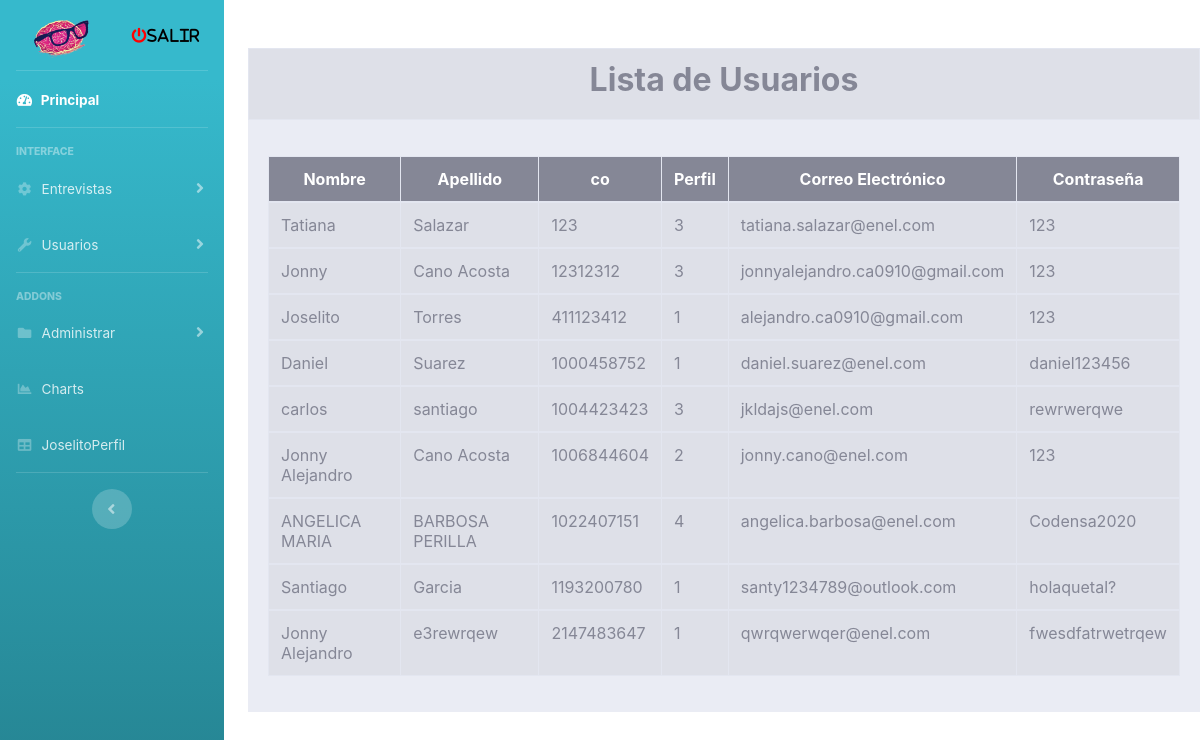
The app's page /View/consultar.php (signed in) with its own data.
### tables this page shows
CREATE TABLE `usuario` (
  `nombre` varchar(20) NOT NULL,
  `apellidos` varchar(20) NOT NULL,
  `co` int(15) NOT NULL,
  `Perfil` int(2) NOT NULL,
  `correo_electronico` varchar(40) NOT NULL,
  `contraseña` varchar(20) NOT NULL,
  `EGeneradas` bigint(30) DEFAULT 0
);

### View/consultar.php (the view, shortened to what this page needs)
<?php include "../config.php";
if (isset($_SESSION["rol"])) {
    switch ($_SESSION['rol']) {
        case 1:
            include "../template/sidebar.php";
            break;
    }
}
?>
<!DOCTYPE html>
<html xmlns="http://www.w3.org/1999/xhtml">
<?php include FOLDER_TEMPLATE . "head.php"; ?>
<body>
    <div class="container col-md-10 mx-auto my-5">
        <div class="bg-gray-200 page-wrapper">
            <table class="table table-striped table-bordered table-hover" width="42%" border="0" align="center">
                <tr>
                    <td colspan="2" align="center">
                        <h2><b> Lista de Usuarios</b></h2>
                    </td>
                </tr>
            </table>
            <div class="card-body ">
                <div class="table-responsive  ">
                    <table class="table table-bordered table table-striped table-bordered table-hover mb-12" width="100%" cellspacing="10">
                        <thead>
                            <tr align="center" class="bg-secondary text-white">
                                <th>Nombre </th>
                                <th>Apellido</th>
                                <th>co</th>
                                <th>Perfil</th>
                                <th>Correo Electrónico</th>
                                <th>Contraseña</th>
                            </tr>
                        </thead>
                        <?php
                        require_once "../Model/conexioon.php";
                        $sql = "SELECT * FROM usuario";
                        $rta = $objCnx->query($sql);
                        while ($datos = $rta->fetch_array()) {
                        ?>
                            <tbody>
                                <tr>
                                    <td><?php echo $datos['nombre'] ?></td>
                                    <td><?php echo $datos['apellidos'] ?></td>
                                    <td><?php echo $datos['co'] ?></td>
                                    <td><?php echo $datos['Perfil'] ?></td>
                                    <td><?php echo $datos['correo_electronico'] ?></td>
                                    <td><?php echo $datos['contraseña'] ?></td>
                                </tr>
                            <?php
                        }
                            ?>
                            </tbody>
                    </table>
                </div>
            </div>
        </div>
    </div>
</body>
</html>

### records on screen
usuario: nombre "Tatiana", apellidos "Salazar", co "123", Perfil "3", correo_electronico "tatiana.salazar@enel.com", contraseña "123"
usuario: nombre "Jonny", apellidos "Cano Acosta", co "12312312", Perfil "3", correo_electronico "jonnyalejandro.ca0910@gmail.com", contraseña "123"
usuario: nombre "Joselito", apellidos "Torres", co "411123412", Perfil "1", correo_electronico "alejandro.ca0910@gmail.com", contraseña "123"
usuario: nombre "Daniel", apellidos "Suarez", co "1000458752", Perfil "1", correo_electronico "daniel.suarez@enel.com", contraseña "daniel123456"
usuario: nombre "carlos", apellidos "santiago", co "1004423423", Perfil "3", correo_electronico "jkldajs@enel.com", contraseña "rewrwerqwe"
usuario: nombre "Jonny Alejandro", apellidos "Cano Acosta", co "1006844604", Perfil "2", correo_electronico "jonny.cano@enel.com", contraseña "123"
usuario: nombre "ANGELICA MARIA", apellidos "BARBOSA PERILLA", co "1022407151", Perfil "4", correo_electronico "angelica.barbosa@enel.com", contraseña "Codensa2020"
usuario: nombre "Santiago", apellidos "Garcia", co "1193200780", Perfil "1", correo_electronico "santy1234789@outlook.com", contraseña "holaquetal?"
usuario: nombre "Jonny Alejandro", apellidos "e3rewrqew", co "2147483647", Perfil "1", correo_electronico "qwrqwerwqer@enel.com", contraseña "fwesdfatrwetrqew"

### other values on screen
$_SESSION['nombre'] "Joselito"
